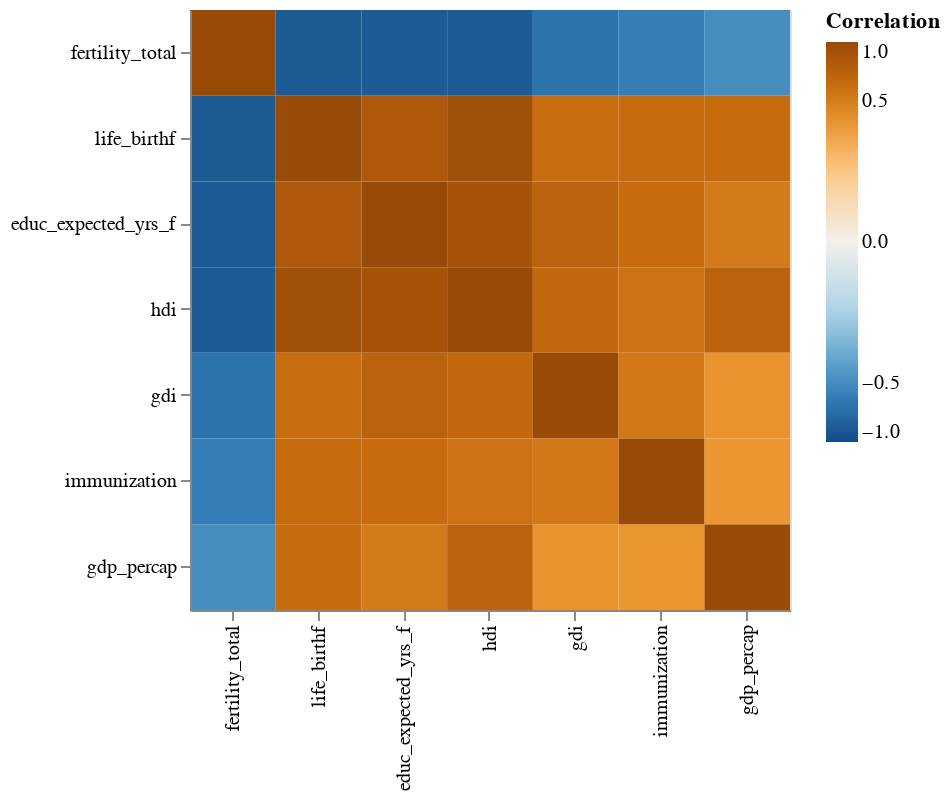

Source (notebook cell):
### Markdown cell above
An interesting observation is that most of the covariates are positively correlated, though some are more so than others. HDI and life expectancy, for instance, are expected to be very positively correlated, while immunization and GDP per capita are only slightly correlated (since each country's allocation to healthcare varies).

### Code cell
# melt corr_mx
corr_mx_long = corr_mx.reset_index().rename( 
    columns = {'index': 'row'}).melt(
    id_vars = 'row',
    var_name = 'col', 
    value_name = 'Correlation'
) # get to long form first

# construct plot
alt.Chart(corr_mx_long).mark_rect().encode(
    x = alt.X('col', title = '', sort = {
        'field': 'Correlation', 'order':'ascending'}),
    y = alt.Y('row', title = '', sort = {
        'field': 'Correlation', 'order':'ascending'}),
    color = alt.Color('Correlation', 
                      scale = alt.Scale(
                          scheme = 'blueorange', 
                          domain = (-1, 1), 
                          type = 'sqrt'),
                      legend = alt.Legend(tickCount = 5)) 
).properties(
    width = 300, 
    height = 300)

### Figure 1 — Vega-Lite specification as saved in the notebook (floating-point values rounded to 4 significant figures)
{"$schema": "https://vega.github.io/schema/vega-lite/v4.17.0.json", "config": {"view": {"continuousHeight": 300, "continuousWidth": 400}}, "data": {"name": "data-e759711e41262a47940754e42c269fa9"}, "datasets": {"data-e759711e41262a47940754e42c269fa9": [{"Correlation": 1, "col": "fertility_total", "row": "fertility_total"}, {"Correlation": -0.8607, "col": "fertility_total", "row": "educ_expected_yrs_f"}, {"Correlation": -0.8647, "col": "fertility_total", "row": "life_birthf"}, {"Correlation": -0.8604, "col": "fertility_total", "row": "hdi"}, {"Correlation": -0.6677, "col": "fertility_total", "row": "gdi"}, {"Correlation": -0.4938, "col": "fertility_total", "row": "gdp_percap"}, {"Correlation": -0.5996, "col": "fertility_total", "row": "immunization"}, {"Correlation": -0.8607, "col": "educ_expected_yrs_f", "row": "fertility_total"}, {"Correlation": 1, "col": "educ_expected_yrs_f", "row": "educ_expected_yrs_f"}, {"Correlation": 0.8282, "col": "educ_expected_yrs_f", "row": "life_birthf"}, {"Correlation": 0.8821, "col": "educ_expected_yrs_f", "row": "hdi"}, {"Correlation": 0.7116, "col": "educ_expected_yrs_f", "row": "gdi"}, {"Correlation": 0.5182, "col": "educ_expected_yrs_f", "row": "gdp_percap"}, {"Correlation": 0.626, "col": "educ_expected_yrs_f", "row": "immunization"}, {"Correlation": -0.8647, "col": "life_birthf", "row": "fertility_total"}, {"Correlation": 0.8282, "col": "life_birthf", "row": "educ_expected_yrs_f"}, {"Correlation": 1, "col": "life_birthf", "row": "life_birthf"}, {"Correlation": 0.9294, "col": "life_birthf", "row": "hdi"}, {"Correlation": 0.6137, "col": "life_birthf", "row": "gdi"}, {"Correlation": 0.6267, "col": "life_birthf", "row": "gdp_percap"}, {"Correlation": 0.627, "col": "life_birthf", "row": "immunization"}, {"Correlation": -0.8604, "col": "hdi", "row": "fertility_total"}, {"Correlation": 0.8821, "col": "hdi", "row": "educ_expected_yrs_f"}, {"Correlation": 0.9294, "col": "hdi", "row": "life_birthf"}, {"Correlation": 1, "col": "hdi", "row": "hdi"}, {"Correlation": 0.6525, "col": "hdi", "row": "gdi"}, {"Correlation": 0.7163, "col": "hdi", "row": "gdp_percap"}, {"Correlation": 0.5799, "col": "hdi", "row": "immunization"}, {"Correlation": -0.6677, "col": "gdi", "row": "fertility_total"}, {"Correlation": 0.7116, "col": "gdi", "row": "educ_expected_yrs_f"}, {"Correlation": 0.6137, "col": "gdi", "row": "life_birthf"}, {"Correlation": 0.6525, "col": "gdi", "row": "hdi"}, {"Correlation": 1, "col": "gdi", "row": "gdi"}, {"Correlation": 0.3626, "col": "gdi", "row": "gdp_percap"}, {"Correlation": 0.5381, "col": "gdi", "row": "immunization"}, {"Correlation": -0.4938, "col": "gdp_percap", "row": "fertility_total"}, {"Correlation": 0.5182, "col": "gdp_percap", "row": "educ_expected_yrs_f"}, {"Correlation": 0.6267, "col": "gdp_percap", "row": "life_birthf"}, {"Correlation": 0.7163, "col": "gdp_percap", "row": "hdi"}, {"Correlation": 0.3626, "col": "gdp_percap", "row": "gdi"}, {"Correlation": 1, "col": "gdp_percap", "row": "gdp_percap"}, {"Correlation": 0.3447, "col": "gdp_percap", "row": "immunization"}, {"Correlation": -0.5996, "col": "immunization", "row": "fertility_total"}, {"Correlation": 0.626, "col": "immunization", "row": "educ_expected_yrs_f"}, {"Correlation": 0.627, "col": "immunization", "row": "life_birthf"}, {"Correlation": 0.5799, "col": "immunization", "row": "hdi"}, {"Correlation": 0.5381, "col": "immunization", "row": "gdi"}, {"Correlation": 0.3447, "col": "immunization", "row": "gdp_percap"}, {"Correlation": 1, "col": "immunization", "row": "immunization"}]}, "encoding": {"color": {"field": "Correlation", "legend": {"tickCount": 5}, "scale": {"domain": [-1, 1], "scheme": "blueorange", "type": "sqrt"}, "type": "quantitative"}, "x": {"field": "col", "sort": {"field": "Correlation", "order": "ascending"}, "title": "", "type": "nominal"}, "y": {"field": "row", "sort": {"field": "Correlation", "order": "ascending"}, "title": "", "type": "nominal"}}, "height": 300, "mark": "rect", "width": 300}
